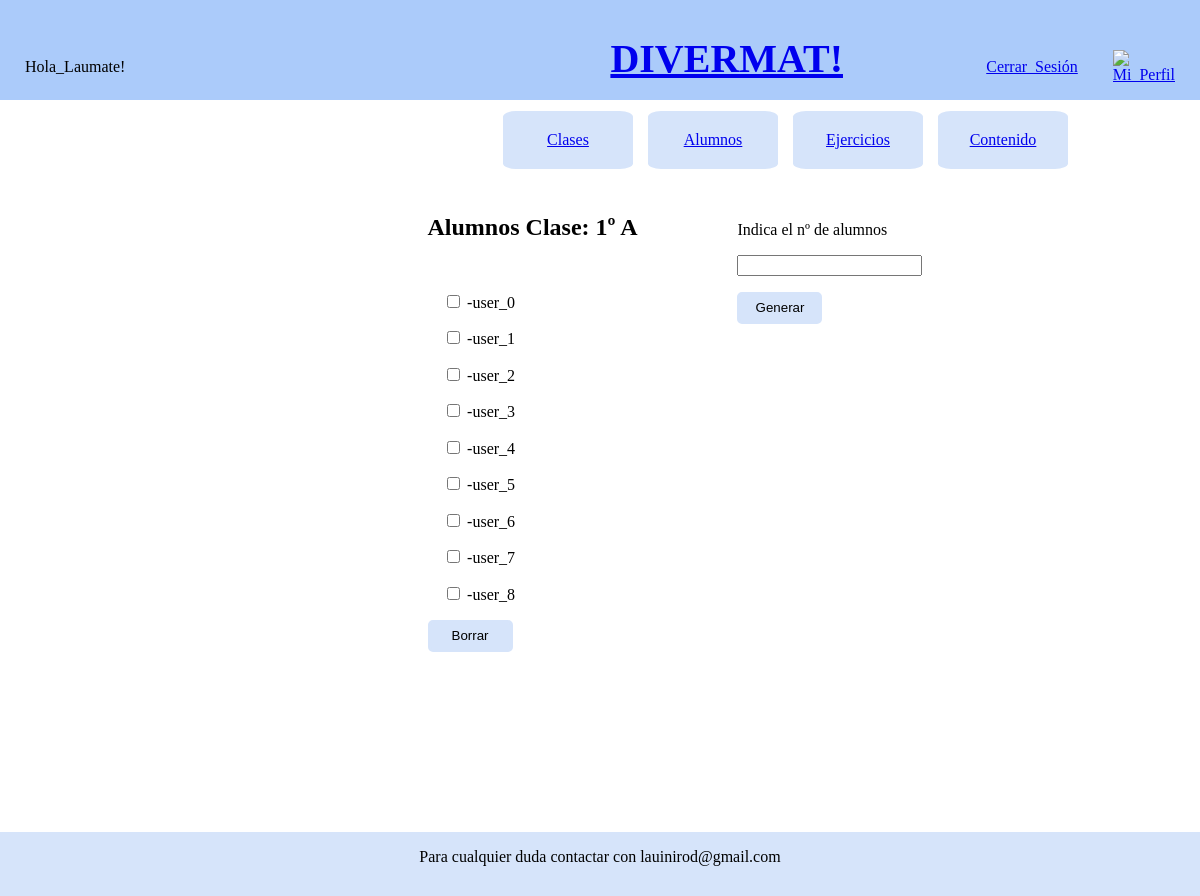
/divermat/alumnosclase/63/ (signed in), run on an earlier commit of the app's database.
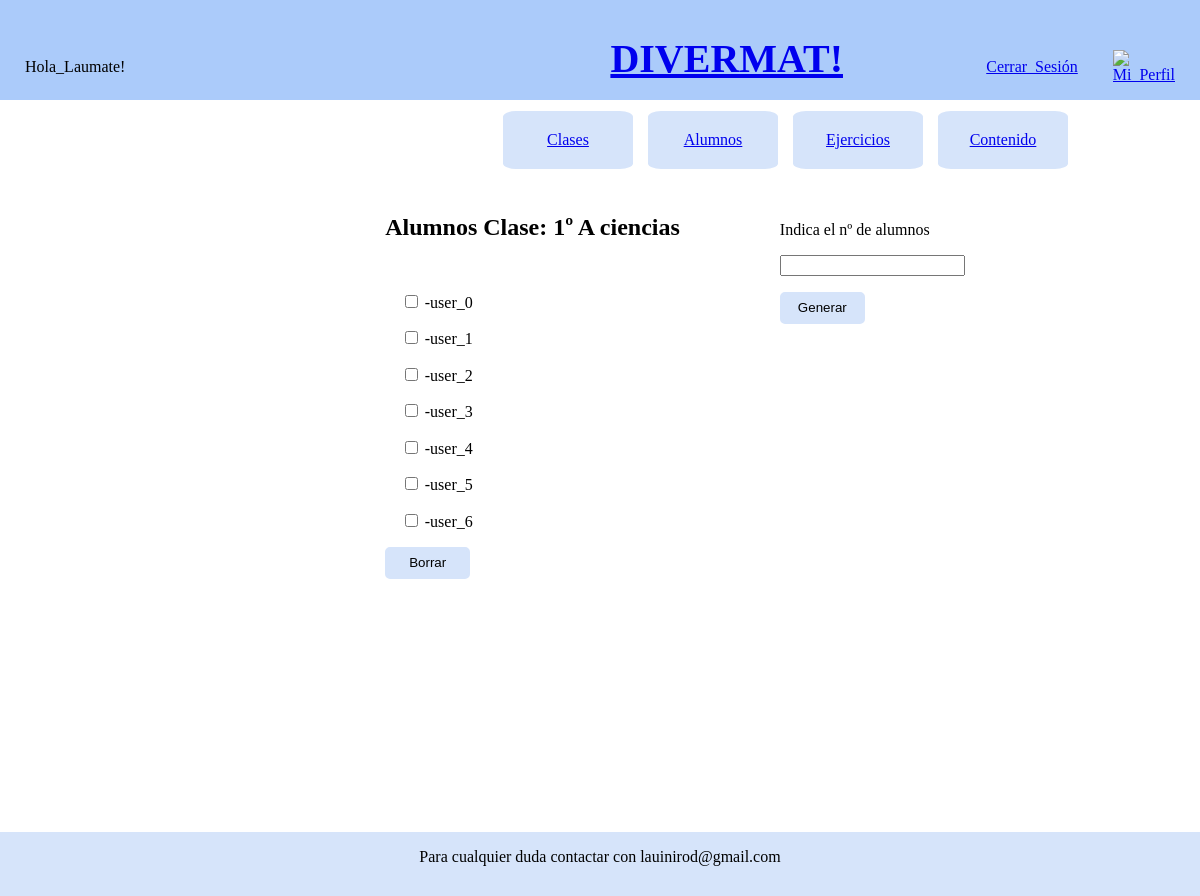
And on a later commit of the database.
### divermat/models.py (models this page shows, shortened)
class Clase(models.Model):
    curso = models.ForeignKey(Curso, on_delete=models.CASCADE,
                              default=None, null=True) #Hacerlo con choices valores 1 2 3 y 4 e internamente hacer la referencia
    nombre = models.CharField(max_length=15, default=None)
    centro = models.CharField(max_length=150, default=None)
    ano_academico = models.DateField()
    n_alumnos = models.IntegerField(default=None,null=True)
    profesor = models.ForeignKey(Profesor,
                                 on_delete=models.CASCADE,
                                 default=None, null=True)
    ejercicios = models.ManyToManyField(Ejercicio,
                                 default=None)#Lista con un dic que tenga los ids de los ejercicios asignados y lista alum hecho
    class Meta:
        ordering = ('ano_academico','curso', 'nombre', 'centro', )

class Usuario(User):
    tipo = models.BooleanField(default=1, choices=[(0,'Profesor'),(1,'Alumno')], null=True)
    centro = models.CharField(max_length=150, default=None, null=True)
    class Meta:
        abstract = True

class Alumno(Usuario):
    password_temporal = models.CharField(max_length=15,default=None,null=True)
    curso = models.ForeignKey(Curso, on_delete=models.CASCADE,
                              default=0, null=True)
    clase = models.ForeignKey(Clase, on_delete=models.CASCADE, default=None, null=True)
    numexamen = models.IntegerField(default=0,null=True)
    class Meta:
        ordering = ('first_name', 'last_name', )
    def __str__(self):
        return self.first_name + " " + self.last_name + "-" + self.username

class Curso(models.Model):
    curso = models.CharField(max_length=1, default=None)
    class Meta:
        ordering = ('curso', )
    def __str__(self):
        return self.curso

### divermat/views.py (the view, shortened to what this page needs)
# urls.py: url(r'^alumnosclase/(?P<claseid>[\w]+)/$', views.alumnosclase, name='alumnosclase'),
@login_required
def alumnosclase(request, claseid=None):
    content={}
    content['registro'] = False
    content['profesor'] = True
    if claseid:
        for c in Clase.objects.all():
            if c.id == int(claseid):
                flag = True
                break
        if flag:
            alumnos = getAlumnosClase(c.id)
            content['clase'] = c
            content['alumnos'] = alumnos
    form = NuevoAlumno(None,None)
    content['form'] = form
    return render(request,'divermat/alumnosclase.html', context=content,)

### divermat/forms.py (shortened to what this page needs)
class NuevoAlumno(forms.Form):
    n_alumnos = forms.IntegerField(label="Indica el nº de alumnos")

### divermat/views.py (called while the page is built)
def getAlumnosClase(claseid):
    clase = Clase.objects.filter(id=claseid)[0]
    alumnos = Alumno.objects.filter(clase=clase)
    return alumnos

### templates/divermat/alumnosclase.html (shortened to what this page needs)
{% extends "divermat/base.html" %}
{% block body_block %}
    <div class="flex-container">
        <form id="borrarAlumno" action="" method="POST">
            <table>
                <tr>
                    <h2>Alumnos Clase: {{clase.curso}}º {{clase.nombre}}</h2>
                </tr>
                    {% for alum in alumnos %}
                    <tr>
                        <td style="width: 100px;">
                            <input type="checkbox" name="Alumnos" value={{alum.id}}>{{alum}}</input>
                        </td>
                    </tr>
                    {%endfor%}
            </table>
            <input class="boton" type="submit" value="Borrar"></input>
        </form>
        <div style="margin-left: 100px;">
            <form id="NuevoAlumno" method="post">
                <p>{{form.n_alumnos.label}}</p>
                <p>{{form.n_alumnos}}</p>
                <input class="boton" type="submit" value="Generar">
            </form>
        </div>
    </div>
{% endblock %}

What changed in the data, as far as the page shows it:
removed Alumno: username "-user_7"
no longer on this page (row edited): Alumno: username "-user_8"
changed Clase: nombre "A" → "A ciencias"
